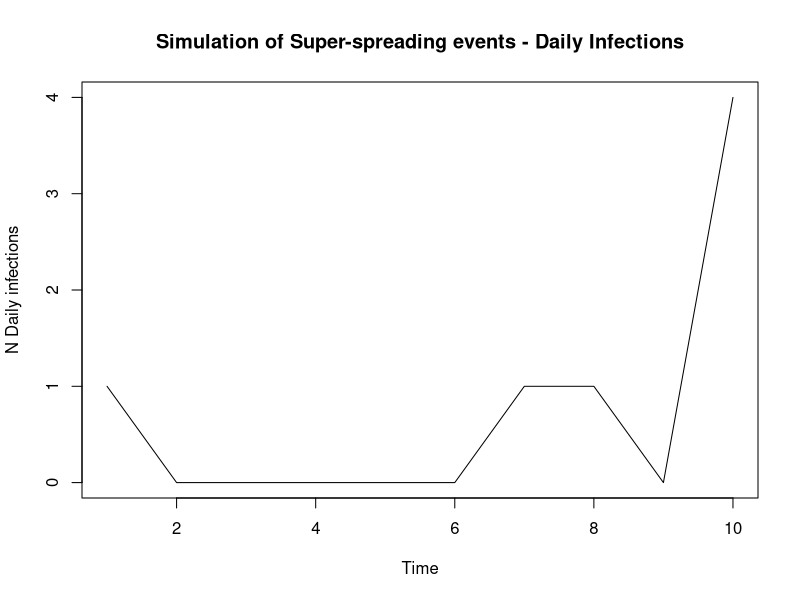
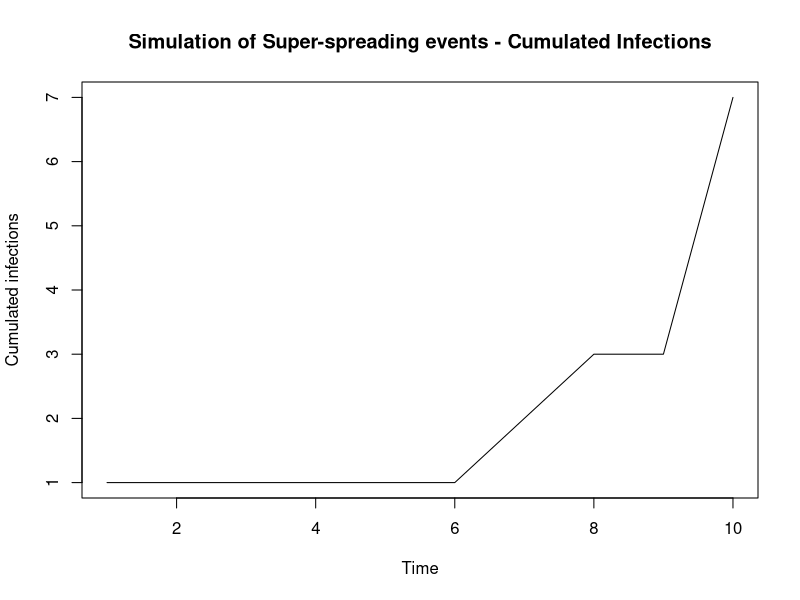

Reproduce these figures in R, in order. (Note: this script raises an error after producing the figures.)
#Simulate Branching Process
#par(mar=c(1,1,1,1))

#Parameters
num_days = 30 #100
shape_gamma = 6
scale_gamma = 1
alphaX = 1 #Without ss event, ~r0. 

#Function
simulate_branching_ss = function(num_days, shape_gamma, scale_gamma, alphaX, betaX, gammaX) {
  'Simulate an epidemic with Superspreading events
  prop_ss = Proportion of superspreading days
  magnitude_ss = increased rate of superspreading event'
  
  #Set up
  total_infecteds = vector('numeric', num_days)
  nsse_infecteds = vector('numeric', num_days)
  sse_infecteds = vector('numeric', num_days)
  total_infecteds[1] = 1
  nsse_infecteds[1] = 1
  sse_infecteds[1] = 0
  
  #Infectiousness (Discrete gamma) - I.e 'Infectiousness Pressure' - Sum of all people
  #Explanation: Gamma is a continuous function so integrate over the density at that point in time (today - previous day)
  prob_infect = pgamma(c(1:num_days), shape = shape_gamma, scale = scale_gamma) - pgamma(c(0:(num_days-1)), shape = shape_gamma, scale = scale_gamma)
  
  #Days of Infection Spreading
  for (t in 2:num_days) {
    
    #Regular infecteds (tot_rate = lambda) fix notation
    lambda_t = sum(nsse_infecteds[1:(t-1)]*rev(prob_infect[1:(t-1)])) #?Why is it the reversed probability
    tot_rate = alphaX*lambda_t #Product of infecteds & their probablilty of infection along the gamma dist at that point in time
    nsse_infecteds[t] = rpois(1, tot_rate) #Assuming number of cases each day follows a poisson distribution. Causes jumps in data 
    
    #Super-spreaders
    n_t = rpois(1, betaX*lambda_t) #Number of super-spreading events (beta)
    
    if (n_t > 0){
      sse_infecteds[t] = rpois(1, gammaX*n_t) #z_t: Total infecteds due to super-spreading event - num of events x Num individuals
    }
    
    total_infecteds[t] = nsse_infecteds[t] + sse_infecteds[t]
  }
  
  total_infecteds
}

#Implement
alphaX = 2
betaX = 3
gammaX = 2
num_days = 10
start_time = Sys.time()
x = simulate_branching_ss(num_days, shape_gamma, scale_gamma, alphaX, gammaX, betaX)
end_time = Sys.time()
time_elap = end_time - start_time
#print(time_elap)
x

#Plots
plot.ts(x, ylab = "N Daily infections", main = 'Simulation of Super-spreading events - Daily Infections')
cum_data <- cumsum(x)
plot.ts(cum_data, ylab = "Cumulated infections", main = 'Simulation of Super-spreading events - Cumulated Infections')


#*********************************************************************
#Plots
plot_variations = function(list_r0, list_scale_shape, num_days){
  #Plot
  par(mfrow=c(3,5))
  for (shape_scale in list_scale_shape){
    shape_gamma = shape_scale[[1]]
    scale_gamma = shape_scale[[2]]
    for (r0 in list_r0){
      num_daily = simulate_branching_ss(num_days, r0, shape_gamma, scale_gamma)
      plot.ts(num_daily,lwd = 2, ylab = "N Daily infections", col = 'purple')
    }
  }
}

#*********
#Params + Apply
num_days = 30
list_r0 = c(0.5, 1, 2, 4, 8)
#list_shape_scale = list(list(9,0.5) , list(7.5,1.0), list(6,1))
list_shape_scale = list(list(2,2), list(3,2), list(1.5, 2))
plot_variations(list_r0,  list_shape_scale, num_days)

#**********
#Inspect gamma density
seq1 = seq(0.0, 10, by = 1)
gammaX = dgamma(seq1, shape = 1.5, scale = 2)
plot(seq1, gammaX)


#******************************
#*Negative Binomial - inspect

#Model parameters - is it the same?
n_nb = betaX*
samp_rnbinom = rnbinom(10000, 20, 0.5)
print(c(mean(samp_rnbinom), var(samp_rnbinom)))

#Simulate - to check Neg Binomial
simulate_branching_ss_nb = function(num_days, shape_gamma, scale_gamma, alphaX, betaX, gammaX) {
  'Simulate an epidemic with Superspreading events
  prop_ss = Proportion of superspreading days
  magnitude_ss = increased rate of superspreading event'
  
  #Set up
  total_infecteds = vector('numeric', num_days)
  nsse_infecteds = vector('numeric', num_days)
  sse_infecteds = vector('numeric', num_days)
  total_infecteds[1] = 1
  nsse_infecteds[1] = 1
  sse_infecteds[1] = 0
  
  #Infectiousness (Discrete gamma) - I.e 'Infectiousness Pressure' - Sum of all people
  #Explanation: Gamma is a continuous function so integrate over the density at that point in time (today - previous day)
  prob_infect = pgamma(c(1:num_days), shape = shape_gamma, scale = scale_gamma) - pgamma(c(0:(num_days-1)), shape = shape_gamma, scale = scale_gamma)
  
  #Days of Infection Spreading
  for (t in 2:num_days) {
    print(t)
    #Regular infecteds (tot_rate = lambda) fix notation
    lambda_t = sum(nsse_infecteds[1:(t-1)]*rev(prob_infect[1:(t-1)])) #?Why is it the reversed probability
    tot_rate = alphaX*lambda_t #Product of infecteds & their probablilty of infection along the gamma dist at that point in time
    nsse_infecteds[t] = rpois(1, tot_rate) #Assuming number of cases each day follows a poisson distribution. Causes jumps in data 
    
    #Super-spreaders
    n_t = rpois(1, betaX*lambda_t) #Number of super-spreading events (beta)
    
    if (n_t > 0){
      sse_infecteds[t] = rpois(1, gammaX*n_t) #z_t: Total infecteds due to super-spreading event - num of events x Num individuals
    }
    
    total_infecteds[t] = nsse_infecteds[t] + sse_infecteds[t]
    
    #Check Negative Binomial
    
    #Theoretical values;
    print('Theoretical Mean & Variance:')
    theor_mean = gammaX*betaX*lambda_t
    theor_var = gammaX^2*betaX*lambda_t + gammaX*betaX*lambda_t
    print(c(theor_mean, theor_var))
    #Empirical values
    print('Empirical Mean & Variance:')
    n_nb = betaX*lambda_t
    p_nb = 1/(gammaX + 1)
    samp_rnbinom = rnbinom(10000, n_nb, p_nb)
    print(c(mean(samp_rnbinom), var(samp_rnbinom)))
  }
  
  total_infecteds
}

#Apply
num_days = 10
x_nb = simulate_branching_ss_nb(num_days, shape_gamma, scale_gamma, alphaX, gammaX, betaX)
x_nb

#Sampling Neg Binom
vs = c();

#Poisson of poissons
for (i in 1:10000){
  vs[i] = rpois(1, rpois(1,20))
}

print(c(mean(vs), var(vs)))

#Negative Binomial
vs2 = rnbinom(10000, 20, 0.5)
print(c(mean(vs), var(vs)))

hist(vs)
hist(vs2)

